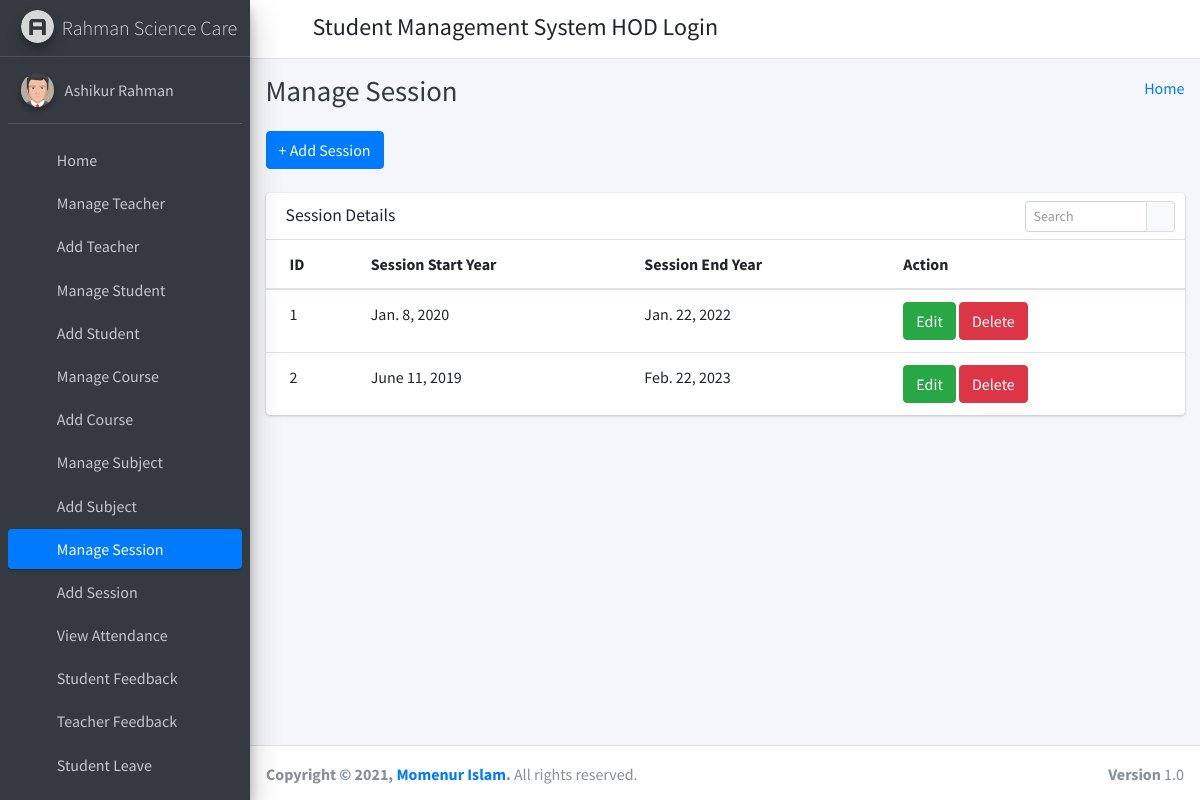
The page /manage_session/ (signed in) on the database its author committed.
### student_management_app/models.py (models this page shows)
class CustomUser(AbstractUser):
    user_type_data = ((1, "HOD"), (2, "Staff"), (3, "Student"))
    user_type = models.CharField(default=1, choices=user_type_data, max_length=10)

class SessionYearModel(models.Model):
    id = models.AutoField(primary_key=True)
    session_start_year = models.DateField()
    session_end_year = models.DateField()
    objects = models.Manager()

### student_management_app/HodViews.py (the view)
# urls.py: path('manage_session/', HodViews.manage_session, name="manage_session"),
def manage_session(request):
    session_years = SessionYearModel.objects.all()
    context = {
        "session_years": session_years
    }
    return render(request, "hod_template/manage_session_template.html", context)

### student_management_app/LoginCheckMiddleWare.py (called while the page is built, shortened)
    def process_view(self, request, view_func, view_args, view_kwargs):
        modulename = view_func.__module__
        user = request.user
        if user.is_authenticated:
            if user.user_type == "1":
                if modulename == "student_management_app.HodViews":
                    pass
                elif modulename == "student_management_app.views" or modulename == "django.views.static":
                    pass
                else:
                    return redirect("admin_home")
            else:
                return redirect("login")
        else:
            if request.path == reverse("login") or request.path == reverse("doLogin"):
                pass
            else:
                return redirect("login")

### student_management_app/templates/hod_template/manage_session_template.html (shortened to what this page needs)
{% extends 'hod_template/base_template.html' %}
{% block page_title %}
    Manage Session
{% endblock page_title %}
{% block main_content %}
{% load static %}
<section class="content">
        <div class="container-fluid">
            <a class="btn btn-primary" href="{% url 'add_session' %}" role="button">+ Add Session</a> <br/>&nbsp;
            <div class="row">
                <div class="col-md-12">
                    <div class="card">
                        <div class="card-header">
                            <h3 class="card-title">Session Details</h3>
                            <div class="card-tools">
                            <div class="input-group input-group-sm" style="width: 150px;">
                                <input type="text" name="table_search" class="form-control float-right" placeholder="Search">
                                <div class="input-group-append">
                                <button type="submit" class="btn btn-default"><i class="fas fa-search"></i></button>
                                </div>
                            </div>
                            </div>
                        </div>
                        <div class="card-body table-responsive p-0">
                            <table class="table table-hover text-nowrap">
                            <thead>
                                <tr>
                                <th>ID</th>
                                <th>Session Start Year</th>
                                <th>Session End Year</th>
                                <th>Action</th>
                                </tr>
                            </thead>
                            <tbody>
                                {% for session_year in session_years %}
                                <tr>
                                <td>{{ session_year.id }}</td>
                                <td>{{ session_year.session_start_year }}</td>
                                <td>{{ session_year.session_end_year }}</td>
                                <td>
                                    <a href="{% url 'edit_session' session_year.id %}" class="btn btn-success">Edit</a>
                                    <a href="{% url 'delete_session' session_year.id %}" class="btn btn-danger">Delete</a>
                                </td>
                                </tr>
                                {% endfor %}
                            </tbody>
                            </table>
                        </div>
                        </div>
                </div>
            </div>
        </div>
      </section>
  {% endblock main_content %}

### student_management_app/templates/hod_template/sidebar_template.html (shortened to what this page needs)
{% load static %}
<aside class="main-sidebar sidebar-dark-primary elevation-4">
      <a href="{% url 'admin_home' %}" class="brand-link">
        <img src="{% static 'dist/img/AdminLTELogo.png' %}" alt="AdminLTE Logo" class="brand-image img-circle elevation-3"
            style="opacity: .8">
        <span class="brand-text font-weight-light">Rahman Science Care</span>
      </a>
      <div class="sidebar">
        <div class="user-panel mt-3 pb-3 mb-3 d-flex">
          <div class="image">
            <img src="{% static 'dist/img/user2-160x160.jpg' %}" class="img-circle elevation-2" alt="User Image">
          </div>
          <div class="info">
            <a href="{% url 'admin_profile' %}" class="d-block">{{ user.first_name }} {{ user.last_name }}</a>
          </div>
        </div>
        <nav class="mt-2">
          <ul class="nav nav-pills nav-sidebar flex-column" data-widget="treeview" role="menu" data-accordion="false">
            <li class="nav-item">
              {% url 'admin_home' as admin_home %}
              <a href="{{ admin_home }}" class="nav-link {% if request.path == admin_home %} active {% endif %}">
                <i class="nav-icon fas fa-tachometer-alt"></i>
                <p>
                  Home
                </p>
              </a>
            </li>
            <li class="nav-item">
              {% url 'manage_staff' as manage_staff %}
              {% url 'edit_staff' staff_id=id as edit_staff %}
              <a href="{{ manage_staff }}" class="nav-link {% if request.path == manage_staff %} active {% endif %} {% if request.path == edit_staff %} active {% endif %}">
                <i class="nav-icon fas fa-chalkboard-teacher"></i>
                <p>
                  Manage Teacher
                </p>
              </a>
            </li>
            <li class="nav-item">
              {% url 'add_staff' as add_staff %}
              <a href="{{ add_staff }}" class="nav-link {% if request.path == add_staff %} active {% endif %}">
                <i class="nav-icon fas fa-th"></i>
                <p>
                  Add Teacher
                </p>
              </a>
            </li>
            <li class="nav-item">
              {% url 'manage_student' as manage_student %}
              {% url 'edit_student' student_id=id as edit_student %}
              <a href="{{ manage_student }}" class="nav-link {% if request.path == manage_student %} active {% endif %} {% if request.path == edit_student %} active {% endif %}">
                <i class="nav-icon fas fa-user-graduate"></i>
                <p>
                  Manage Student
                </p>
              </a>
            </li>
            <li class="nav-item">
              {% url 'add_student' as add_student %}
              <a href="{{ add_student }}" class="nav-link {% if request.path == add_student %} active {% endif %}">
                <i class="nav-icon fas fa-th"></i>
                <p>
                  Add Student
                </p>
              </a>
            </li>
            <li class="nav-item">
              {% url 'manage_course' as manage_course %}
              {% url 'edit_course' course_id=id as edit_course %}
              <a href="{{ manage_course }}" class="nav-link {% if request.path == manage_course %} active {% endif %} {% if request.path == edit_course %} active {% endif %}">
                <i class="nav-icon fas fa-chalkboard"></i>
                <p>
                  Manage Course
                </p>
              </a>
            </li>
            <li class="nav-item">
            {% url 'add_course' as add_course %}
              <a href="{{ add_course }}" class="nav-link {% if request.path == add_course %} active {% endif %}">
                <i class="nav-icon fas fa-th"></i>
                <p>
                  Add Course
                </p>
              </a>
            </li>
            <li class="nav-item">
              {% url 'manage_subject' as manage_subject %}
              {% url 'edit_subject' subject_id=id as edit_subject %}
              <a href="{{ manage_subject }}" class="nav-link {% if request.path == manage_subject %} active {% endif %} {% if request.path == edit_subject %} active {% endif %}">
                <i class="nav-icon fas fa-book"></i>
                <p>
                  Manage Subject
                </p>
              </a>
            </li>
            <li class="nav-item">
              {% url 'add_subject' as add_subject %}
              <a href="{{ add_subject }}" class="nav-link {% if request.path == add_subject %} active {% endif %}">
                <i class="nav-icon fas fa-th"></i>
                <p>
                  Add Subject
                </p>
              </a>
            </li>
            <li class="nav-item">
              {% url 'manage_session' as manage_session %}
              {% url 'edit_session' session_id=id as edit_session %}
              <a href="{{ manage_session }}" class="nav-link {% if request.path == manage_session %} active {% endif %} {% if request.path == edit_session %} active {% endif %}">
                <i class="nav-icon fas fa-graduation-cap"></i>
                <p>
                  Manage Session
                </p>
              </a>
            </li>
            <li class="nav-item">
              {% url 'add_session' as add_session %}
              <a href="{{ add_session }}" class="nav-link {% if request.path == add_session %} active {% endif %}">
                <i class="nav-icon fas fa-th"></i>
                <p>
                  Add Session
                </p>
              </a>
            </li>
            <li class="nav-item">
              {% url 'admin_view_attendance' as admin_view_attendance %}
              <a href="{{ admin_view_attendance }}" class="nav-link {% if request.path == admin_view_attendance %} active {% endif %}">
                <i class="nav-icon fas fa-calendar-alt"></i>
                <p>
                  View Attendance
                </p>
              </a>
            </li>
            <li class="nav-item">
              {% url 'student_feedback_message' as student_feedback_message %}
              <a href="{{ student_feedback_message }}" class="nav-link {% if request.path == student_feedback_message %} active {% endif %}">
                <i class="nav-icon fas fa-th"></i>
                <p>
                  Student Feedback
                </p>
              </a>
            </li>
            <li class="nav-item">
              {% url 'staff_feedback_message' as staff_feedback_message %}
              <a href="{{ staff_feedback_message }}" class="nav-link {% if request.path == staff_feedback_message %} active {% endif %}">
                <i class="nav-icon fas fa-th"></i>
                <p>
                  Teacher Feedback
                </p>
              </a>
            </li>
            <li class="nav-item">
              {% url 'student_leave_view' as student_leave_view %}
              <a href="{{ student_leave_view }}" class="nav-link {% if request.path == student_leave_view %} active {% endif %}">
                <i class="nav-icon fas fa-th"></i>
                <p>
                  Student Leave
                </p>
              </a>
            </li>
            <li class="nav-item">
              {% url 'staff_leave_view' as staff_leave_view %}
              <a href="{{ staff_leave_view }}" class="nav-link {% if request.path == staff_leave_view %} active {% endif %}">
                <p>
                </p>
              </a>
            </li>
          </ul>
        </nav>
      </div>
    </aside>

### rows shown on the page
CustomUser: first_name "Ashikur Rahman"
SessionYearModel: id "1", session_start_year "Jan. 8, 2020", session_end_year "Jan. 22, 2022"
SessionYearModel: id "2", session_start_year "June 11, 2019", session_end_year "Feb. 22, 2023"
